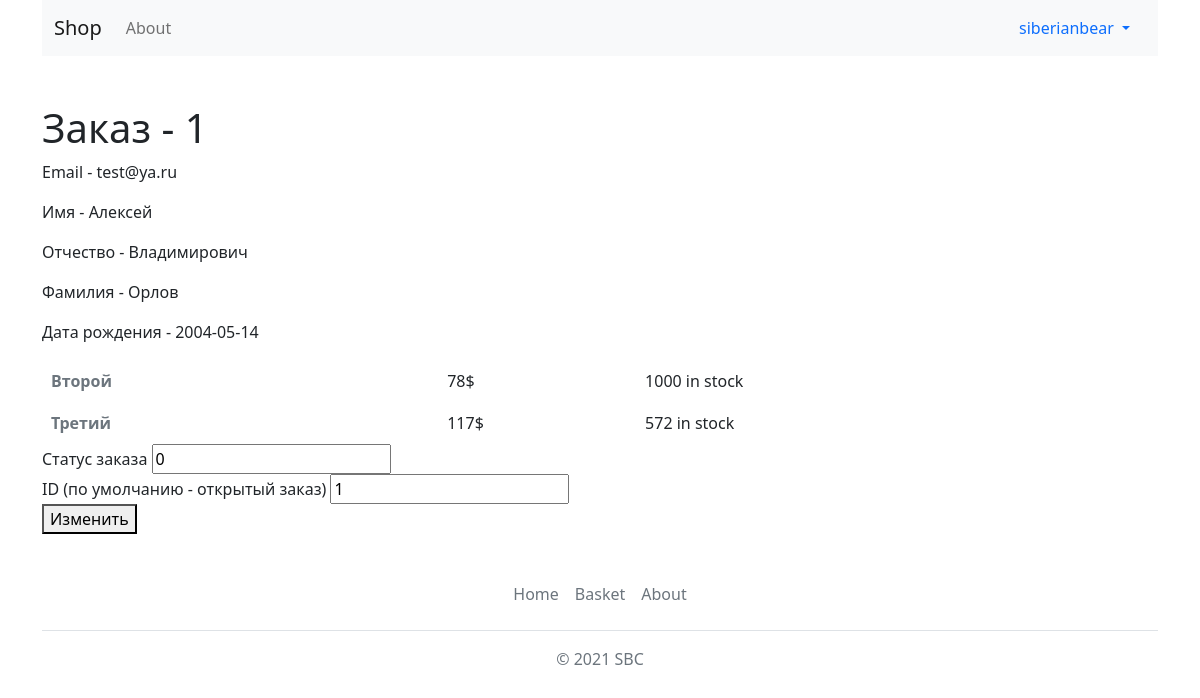
Screenshot of /order_details/1 (signed in) with the database file from the repository.
### data/user.py (models this page shows, shortened)
class User(SqlAlchemyBase, UserMixin, SerializerMixin):
    __tablename__ = 'user'
    id = sqlalchemy.Column(sqlalchemy.Integer, primary_key=True, autoincrement=True)
    name = sqlalchemy.Column(sqlalchemy.String, nullable=False)
    email = sqlalchemy.Column(sqlalchemy.String, nullable=False)
    basket = sqlalchemy.Column(sqlalchemy.String)
    access = sqlalchemy.Column(sqlalchemy.Integer, nullable=True, default=0)  # 0 - user, 1 - admin, 2 - owner
    hashed_password = sqlalchemy.Column(sqlalchemy.String, nullable=True)

### data/order.py (models this page shows)
class Order(SqlAlchemyBase, SerializerMixin):
    __tablename__ = 'order'
    id = sqlalchemy.Column(sqlalchemy.Integer, primary_key=True, autoincrement=True)
    name = sqlalchemy.Column(sqlalchemy.String, nullable=False)
    middle_name = sqlalchemy.Column(sqlalchemy.String, nullable=False)
    surname = sqlalchemy.Column(sqlalchemy.String, nullable=False)
    birthday = sqlalchemy.Column(sqlalchemy.Date, nullable=False)
    email = sqlalchemy.Column(sqlalchemy.String, nullable=False)
    items = sqlalchemy.Column(sqlalchemy.String, nullable=False)
    status = sqlalchemy.Column(sqlalchemy.Integer, nullable=False)  # 0 - создан, 1 - оплачен, 2 - готов, 3 - завершен

### data/item.py (models this page shows)
class Item(SqlAlchemyBase, SerializerMixin):
    __tablename__ = 'item'
    id = sqlalchemy.Column(sqlalchemy.Integer, primary_key=True, autoincrement=True)
    name = sqlalchemy.Column(sqlalchemy.String, nullable=False)
    description = sqlalchemy.Column(sqlalchemy.String, nullable=False)
    price = sqlalchemy.Column(sqlalchemy.Integer, nullable=False)
    count = sqlalchemy.Column(sqlalchemy.Integer, nullable=False)

### main.py (the view)
@app.route('/order_details/<int:order_id>')
@login_required
def order_details_page(order_id):
    if is_admin():
        order = get_order(order_id)
        if order is None:
            return redirect('/')
        items = get_items_from_order(order)
        return render_page('order_details.html', order=order, title='Заказ ' + str(order.id), items=items)
    else:
        return redirect('/')

### data/db_session.py (called while the page is built)
def create_session() -> Session:
    global __factory
    return __factory()

### logic.py (called while the page is built)
def is_admin():
    return current_user.access == 1

def get_order(order_id):
    session = db_session.create_session()
    order = session.query(Order).filter(Order.id == order_id).first()
    session.close()
    return order

def get_items_from_order(order):
    item_ids = order.items.split(split_for_basket)
    session = db_session.create_session()
    item_list = []
    for item_id in item_ids:
        item_list.append(session.query(Item).filter(Item.id == item_id).first())
    return item_list

### main.py (called while the page is built)
@login_manager.user_loader
def load_user(user_id):
    session = db_session.create_session()
    user = session.query(User).filter(User.id == user_id).first()
    session.close()
    return user

def render_page(path, **kwargs):
    name = current_user.name if not current_user.is_anonymous else not_logged_in
    return render_template(path, name=name, **kwargs)

### templates/order_details.html
{% extends 'base.html' %}
{% block body %}
<h1>Заказ - {{order['id']}}</h1>
<p>Email - {{order['email']}}</p>
<p>Имя - {{order['name']}}</p>
<p>Отчество - {{order['middle_name']}}</p>
<p>Фамилия - {{order['surname']}}</p>
<p>Дата рождения - {{order['birthday']}}</p>
{% if items == [] %}
<p>Этот человек ничего не заказал, то есть он <strong>дебил малолетний</strong></p>
{% else %}
<table width="100%">
{% for item in items %}
<tr>
  <td>
    <a href="/item_description/{{item['id']}}" class="nav-link px-2 text-muted"><strong class="d-block text-gray-dark">{{item['name']}}</strong></a>
  </td>
  <td>
    {{item['price']}}$
  </td>
  <td>
    {{item['count']}} in stock
  </td>
</tr>
{% endfor %}
</table>
{% endif %}
<form action="/change_order_status" method="get">
  <label>
    Статус заказа
    <input type="number" name="status" id="status" value="{{order['status']}}">
  </label><br>
  <label>
    ID (по умолчанию - открытый заказ)
    <input type="number" name="order_id" id="order_id" value="{{order['id']}}">
  </label><br>
  <button type="submit">Изменить</button>
</form>
{% endblock %}

### templates/base.html (shortened to what this page needs)
<!doctype html>
<html lang="ru">
<head>
    <link rel="stylesheet" href="https://cdn.jsdelivr.net/npm/bootstrap@5.1.1/dist/css/bootstrap.min.css"
>
</head>
<body>
<header>
    <div class="container">
    <nav class="navbar navbar-expand-lg navbar-light bg-light">
        <div class="container-fluid">
            <a class="navbar-brand" href="/">Shop</a>
            <div class="collapse navbar-collapse" id="navbarNavAltMarkup">
                <div class="navbar-nav">
                    <a class="nav-link" href="/about">About</a>
                </div>
            </div>
            <div class="d-flex">
                <div class="nav-item dropdown">
                    <a class="nav-link dropdown-toggle" href="#" id="navbarDropdownMenuLink" role="button"
                       data-bs-toggle="dropdown" aria-expanded="false">
                        {{name}}
                    </a>
                </div>
            </div>
        </div>
    </nav>
    </div>
</header>
<main class="container mt-5">
    {% block body %}{% endblock %}
</main>
<div class="container">
    <footer class="py-3 my-4">
        <ul class="nav justify-content-center border-bottom pb-3 mb-3">
            <li class="nav-item"><a href="/" class="nav-link px-2 text-muted">Home</a></li>
            <li class="nav-item"><a href="/basket" class="nav-link px-2 text-muted">Basket</a></li>
            <li class="nav-item"><a href="/about" class="nav-link px-2 text-muted">About</a></li>
        </ul>
        <p class="text-center text-muted">© 2021 SBC</p>
    </footer>
</div>
</body>
</html>

### rows the page displays
User: name "siberianbear"
Order: id "1", email "test@ya.ru", name "Алексей", middle_name "Владимирович", surname "Орлов", birthday "2004-05-14", status "0", order_id "1"
Item: name "Второй", price "78", count "1000"
Item: name "Третий", price "117", count "572"
